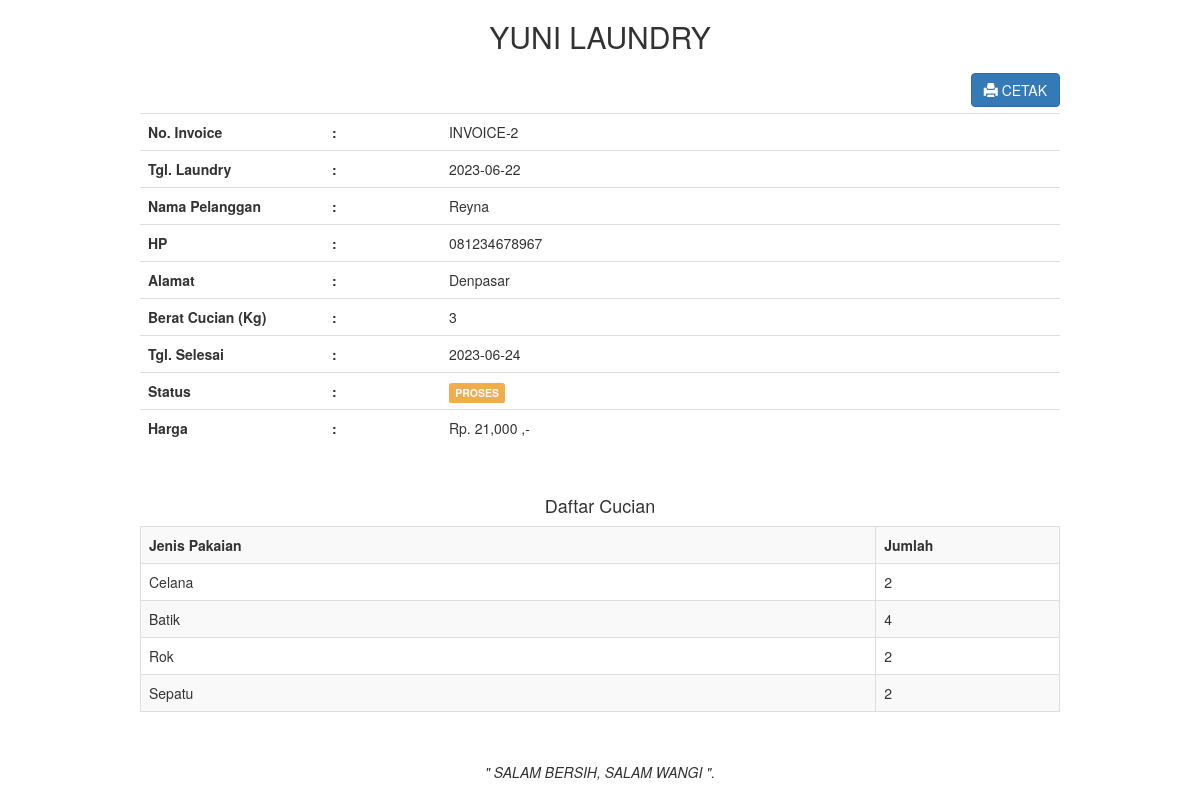
The app's page /admin/transaksi_invoice.php?id=2 (signed in) with its own data.
### tables this page shows
CREATE TABLE `transaksi` (
  `transaksi_id` int(11) NOT NULL,
  `transaksi_tgl` date NOT NULL,
  `transaksi_pelanggan` int(11) NOT NULL,
  `transaksi_harga` int(11) NOT NULL,
  `transaksi_berat` int(11) NOT NULL,
  `transaksi_tgl_selesai` text NOT NULL,
  `transaksi_status` int(11) NOT NULL
);

CREATE TABLE `pelanggan` (
  `pelanggan_id` int(11) NOT NULL,
  `pelanggan_nama` varchar(255) NOT NULL,
  `pelanggan_hp` varchar(255) NOT NULL,
  `pelanggan_alamat` text NOT NULL
);

CREATE TABLE `pakaian` (
  `pakaian_id` int(11) NOT NULL,
  `pakaian_transaksi` int(11) NOT NULL,
  `pakaian_jenis` varchar(255) NOT NULL,
  `pakaian_jumlah` int(11) NOT NULL
);

### admin/transaksi_invoice.php (the view, shortened to what this page needs)
<!DOCTYPE html>
<html>
<head>
    <link rel="stylesheet" type="text/css" href="../assets/css/bootstrap.css">
</head>
<body>
    <?php
    include '../koneksi.php';
    ?>
    <div class="container">
        <div class="col-md-10 col-md-offset-1">
            <?php
            $id = $_GET['id'];
            $transaksi = mysqli_query($koneksi,"select * from transaksi,pelanggan where transaksi_id='$id' and transaksi_pelanggan=pelanggan_id");
            while($t=mysqli_fetch_array($transaksi)){
                ?>
                <center><h2>YUNI LAUNDRY</h2></center>
                <a href="transaksi_invoice_cetak.php?id=<?php echo $id; ?>" target="_blank" class="btn btn-primary pull-right"><i class="glyphicon glyphicon-print"></i> CETAK</a>
                <br/>
                <br/>
                <table class="table">
                    <tr>
                        <th width="20%">No. Invoice</th>
                        <th>:</th>
                        <td>INVOICE-<?php echo $t['transaksi_id']; ?></td>
                    </tr>
                    <tr>
                        <th width="20%">Tgl. Laundry</th>
                        <th>:</th>
                        <td><?php echo $t['transaksi_tgl']; ?></td>
                    </tr>
                    <tr>
                        <th>Nama Pelanggan</th>
                        <th>:</th>
                        <td><?php echo $t['pelanggan_nama']; ?></td>
                    </tr>
                    <tr>
                        <th>HP</th>
                        <th>:</th>
                        <td><?php echo $t['pelanggan_hp']; ?></td>
                    </tr>
                    <tr>
                        <th>Alamat</th>
                        <th>:</th>
                        <td><?php echo $t['pelanggan_alamat']; ?></td>
                    </tr>
                    <tr>
                        <th>Berat Cucian (Kg)</th>
                        <th>:</th>
                        <td><?php echo $t['transaksi_berat']; ?></td>
                    </tr>
                    <tr>
                        <th>Tgl. Selesai</th>
                        <th>:</th>
                        <td><?php echo $t['transaksi_tgl_selesai']; ?></td>
                    </tr>
                    <tr>
                        <th>Status</th>
                        <th>:</th>
                        <td>
                            <?php
                            if($t['transaksi_status']=="0"){
                                echo "<div class='label label-warning'>PROSES</div>";
                            }else if($t['transaksi_status']=="1"){
                                echo "<div class='label label-info'>DI CUCI</div>";
                            }else if($t['transaksi_status']=="2"){
                                echo "<div class='label label-success'>SELESAI</div>";
                            }
                            ?>
                        </td>
                    </tr>
                    <tr>
                        <th>Harga</th>
                        <th>:</th>
                        <td><?php echo "Rp. ".number_format($t['transaksi_harga'])." ,-"; ?></td>
                    </tr>
                </table>
                <br/>
                <h4 class="text-center">Daftar Cucian</h4>
                <table class="table table-bordered table-striped">
                    <tr>
                        <th>Jenis Pakaian</th>
                        <th width="20%">Jumlah</th>
                    </tr>
                    <?php
                    $id = $t['transaksi_id'];
                    $pakaian = mysqli_query($koneksi,"select * from pakaian where pakaian_transaksi='$id'");
                    while($p=mysqli_fetch_array($pakaian)){
                        ?>
                        <tr>
                            <td><?php echo $p['pakaian_jenis']; ?></td>
                            <td width="5%"><?php echo $p['pakaian_jumlah']; ?></td>
                        </tr>
                        <?php } ?>
                    </table>
                    <br/>
                    <p><center><i>" SALAM BERSIH, SALAM WANGI ".</i></center></p>
                    <?php
                }
                ?>
            </div>
        </div>
    </body>
    </html>

### records on screen
transaksi: transaksi_id "2", transaksi_tgl "2023-06-22", pelanggan.pelanggan_nama "Reyna", pelanggan.pelanggan_hp "081234678967", pelanggan.pelanggan_alamat "Denpasar", transaksi_berat "3", transaksi_tgl_selesai "2023-06-24", transaksi_status "PROSES", transaksi_harga "21,000"
pakaian: pakaian_jenis "Celana", pakaian_jumlah "2"
pakaian: pakaian_jenis "Batik", pakaian_jumlah "4"
pakaian: pakaian_jenis "Rok", pakaian_jumlah "2"
pakaian: pakaian_jenis "Sepatu", pakaian_jumlah "2"
